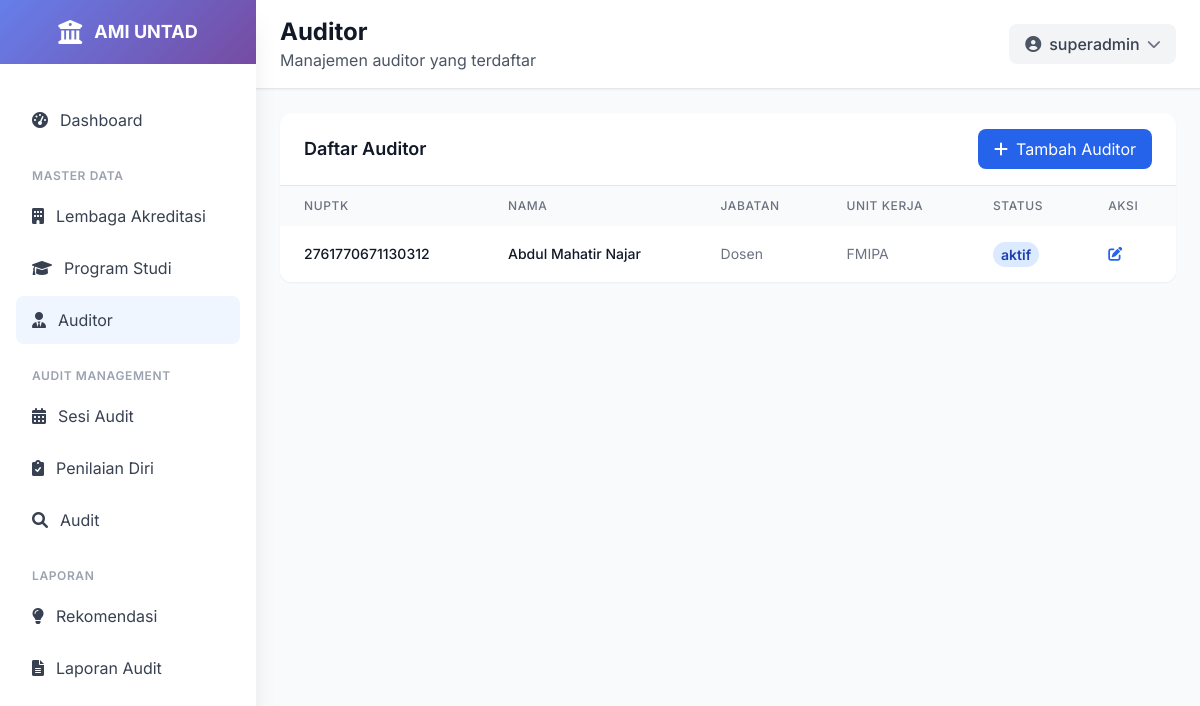
The page /auditor/ (signed in) on the database as committed earlier.
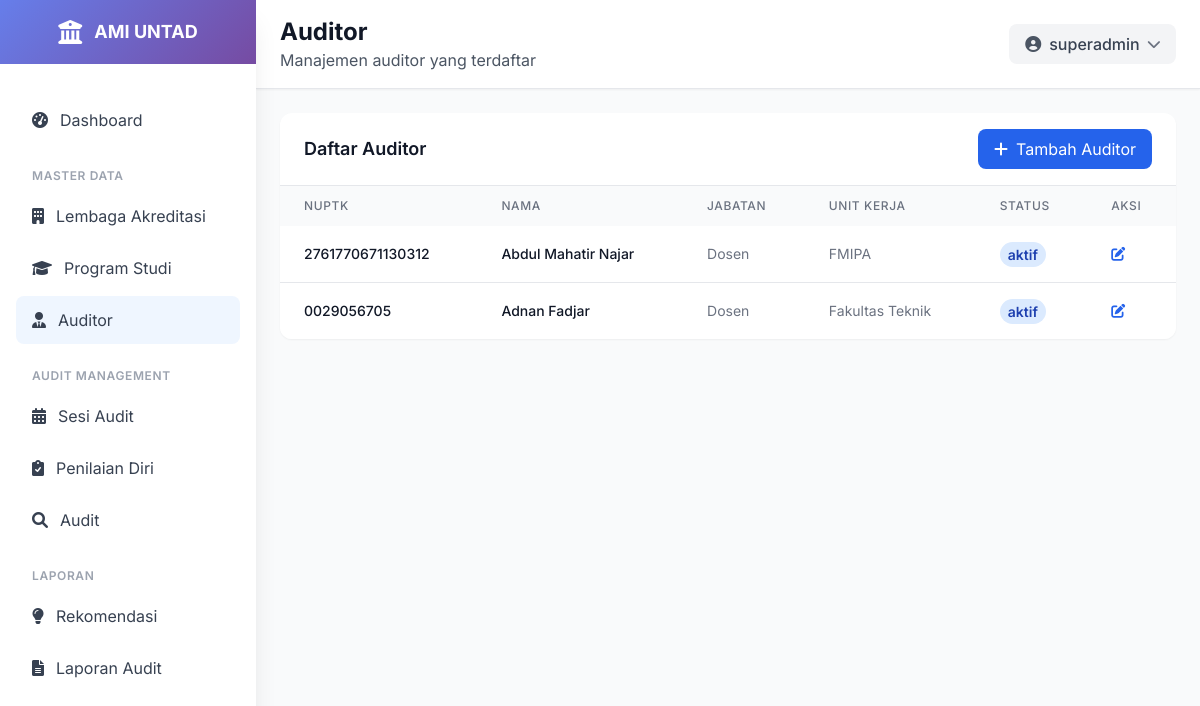
The same page on the database as committed later.
### ami/models.py (models this page shows, shortened)
class Auditor(models.Model):
    user = models.OneToOneField(User, on_delete=models.CASCADE)
    nuptk = models.CharField(max_length=20, unique=True)
    nama_lengkap = models.CharField(max_length=255)
    jabatan = models.CharField(max_length=255)
    unit_kerja = models.CharField(max_length=255)
    nomor_registrasi = models.CharField(max_length=50, blank=True, null=True)
    is_auditor_ketua = models.BooleanField(default=False)
    status = models.CharField(max_length=20, choices=[
        ('aktif', 'aktif'),
        ('tidak aktif', 'tidak aktif'),
    ], default='aktif')
    class Meta:
        verbose_name = "Auditor"
        verbose_name_plural = "Auditor"
        ordering = ['nama_lengkap']

### ami/views.py (the view)
# urls.py: path('auditor/', views.auditor_list, name='auditor_list'),
@login_required
def auditor_list(request):
    auditor_list = Auditor.objects.select_related('user').all().order_by('nama_lengkap')
    paginator = Paginator(auditor_list, 10)
    page_number = request.GET.get('page')
    auditor = paginator.get_page(page_number)
    return render(request, 'ami/auditor_list.html', {
        'auditor': auditor
    })

### templates/ami/auditor_list.html (shortened to what this page needs)
{% extends 'base.html' %}
{% load static %}
{% block page_title %}Auditor{% endblock %}
{% block page_subtitle %}Manajemen auditor yang terdaftar{% endblock %}
{% block content %}
<div class="p-4 lg:p-6">
    <div class="bg-white rounded-xl shadow-sm overflow-hidden">
        <div class="px-4 lg:px-6 py-4 border-b border-gray-200 flex flex-col sm:flex-row sm:justify-between sm:items-center space-y-2 sm:space-y-0">
            <h3 class="text-lg font-semibold text-gray-900">Daftar Auditor</h3>
            <div class="flex flex-col sm:flex-row space-y-2 sm:space-y-0 sm:space-x-2 w-full sm:w-auto">
                <a href="{% url 'ami:auditor_create' %}" class="bg-blue-600 hover:bg-blue-700 text-white px-4 py-2 rounded-lg flex items-center justify-center w-full sm:w-auto">
                    <i class="fas fa-plus mr-2"></i> Tambah Auditor
                </a>
            </div>
        </div>
        <div class="overflow-x-auto">
            <table class="w-full">
                <thead class="bg-gray-50">
                    <tr>
                        <th class="px-3 lg:px-6 py-3 text-left text-xs font-medium text-gray-500 uppercase tracking-wider">NUPTK</th>
                        <th class="px-3 lg:px-6 py-3 text-left text-xs font-medium text-gray-500 uppercase tracking-wider">Nama</th>
                        <th class="px-3 lg:px-6 py-3 text-left text-xs font-medium text-gray-500 uppercase tracking-wider hidden md:table-cell">Jabatan</th>
                        <th class="px-3 lg:px-6 py-3 text-left text-xs font-medium text-gray-500 uppercase tracking-wider hidden md:table-cell">Unit Kerja</th>
                        <th class="px-3 lg:px-6 py-3 text-left text-xs font-medium text-gray-500 uppercase tracking-wider hidden md:table-cell">Status</th>
                        <th class="px-3 lg:px-6 py-3 text-left text-xs font-medium text-gray-500 uppercase tracking-wider">Aksi</th>
                    </tr>
                </thead>
                <tbody class="bg-white divide-y divide-gray-200">
                    {% for auditor in auditor %}
                    <tr class="hover:bg-gray-50 transition-colors">
                        <td class="px-3 lg:px-6 py-4 whitespace-nowrap">
                            <div class="text-xs lg:text-sm font-medium text-gray-900">{{ auditor.nuptk }}</div>
                        </td>
                        <td class="px-3 lg:px-6 py-4 whitespace-nowrap">
                            <div class="text-xs lg:text-sm font-medium text-gray-900">{{ auditor.nama_lengkap }}</div>
                        </td>
                        <td class="px-3 lg:px-6 py-4 whitespace-nowrap text-xs lg:text-sm text-gray-500 hidden md:table-cell">
                            {{ auditor.jabatan }}
                        </td>
                        <td class="px-3 lg:px-6 py-4 whitespace-nowrap text-xs lg:text-sm text-gray-500 hidden md:table-cell">
                            {{ auditor.unit_kerja }}
                        </td>
                        <td class="px-3 lg:px-6 py-4 whitespace-nowrap hidden md:table-cell">
                            <span class="px-1 py-0.5 lg:px-2 lg:py-1 text-xs lg:text-sm font-semibold rounded-full bg-blue-100 text-blue-800">
                                {{auditor.status}}
                            </span>
                        </td>
                        <td class="px-3 lg:px-6 py-4 whitespace-nowrap text-xs lg:text-sm font-medium">
                            <div class="flex flex-wrap gap-2">
                                <a href="{% url 'ami:auditor_update' auditor.pk %}" class="text-blue-600 hover:text-blue-900">
                                    <i class="fas fa-edit"></i>
                                </a>
                            </div>
                        </td>
                    </tr>
                    {% empty %}
                    <tr>
                        <td colspan="6" class="px-4 lg:px-6 py-4 text-center text-gray-500 text-sm">Tidak ada auditor yang terdaftar</td>
                    </tr>
                    {% endfor %}
                </tbody>
            </table>
        </div>
    </div>
</div>
{% endblock %}

Rows that differ between the two databases and show on the page:
added Auditor: nuptk "0029056705", nama_lengkap "Adnan Fadjar", jabatan "Dosen", unit_kerja "Fakultas Teknik", status "aktif"
